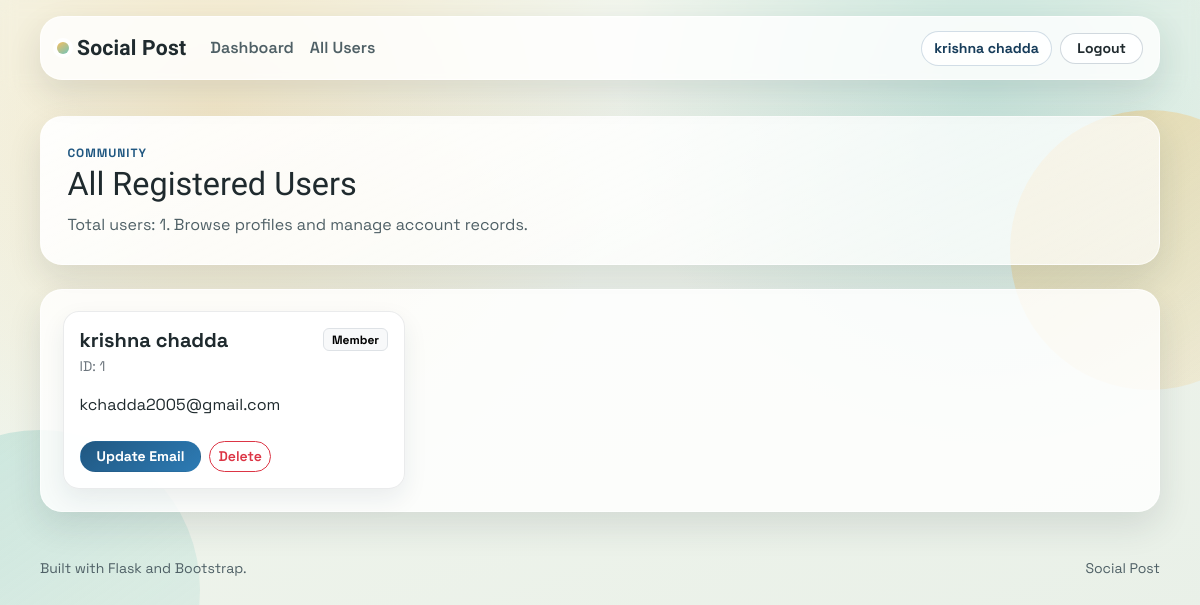
The app's page /fetch_all (signed in), older data.
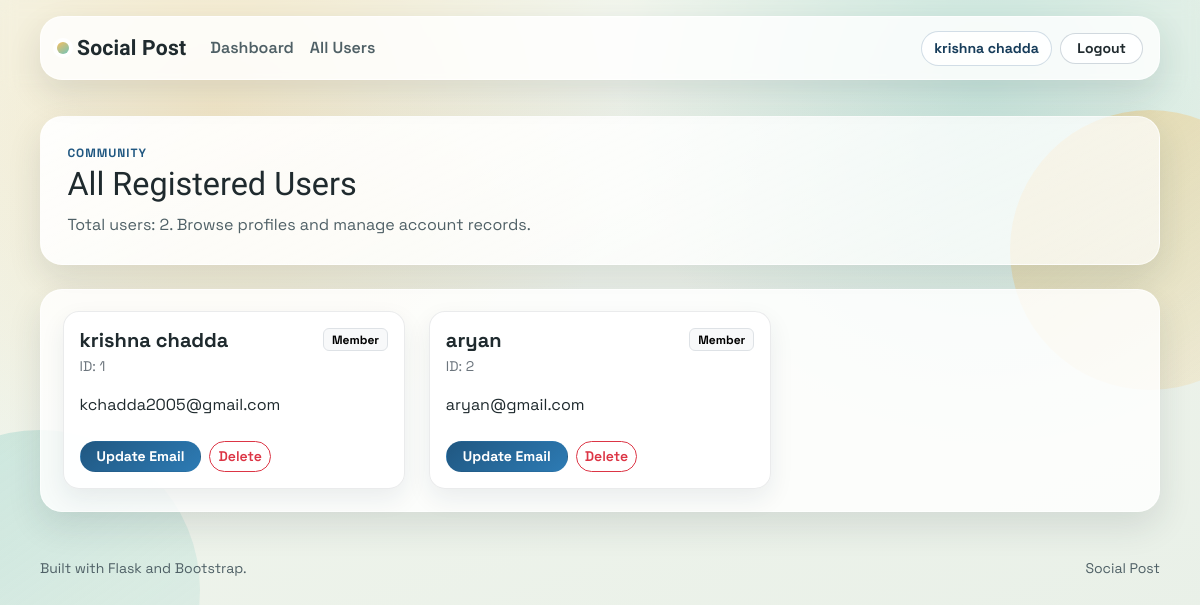
The same page, newer data.
### model/users.py (models this page shows, shortened)
class Users(db.Model, UserMixin):
    id = db.Column(db.Integer, primary_key=True)
    username = db.Column(db.String(80), nullable=False)
    email = db.Column(db.String(120), unique=True, nullable=False)
    password_hash = db.Column(db.String(128), nullable=False)

### app.py (the view)
@app.route("/fetch_all")
@login_required
def fetch_all():
    users = Users.query.all()
    for user in users:
        print("list of users#################:", user.username)
    return render_template("fetch_all_users.html", users=users)

### app.py (called while the page is built)
@loginmanager.user_loader
def load_user(user_id):
    return Users.query.get(int(user_id))

### templates/fetch_all_users.html (shortened to what this page needs)
{% extends "base.html" %}
{% block page_header %}
<section class="hero-panel mb-4">
    <p class="eyebrow">Community</p>
    <h1 class="hero-title">All Registered Users</h1>
    <p class="hero-subtitle">Total users: {{ users|length }}. Browse profiles and manage account records.</p>
</section>
{% endblock %}
{% block content %}
{% if users %}
<div class="row g-3 g-lg-4">
    {% for u in users %}
    <div class="col-12 col-md-6 col-xl-4">
        <article class="h-100 rounded-4 p-3"
            style="background: rgba(255,255,255,0.88); border: 1px solid rgba(31,42,46,0.09); box-shadow: 0 10px 24px rgba(30,50,60,0.08);">
            <div class="d-flex align-items-start justify-content-between gap-2 mb-3">
                <div>
                    <h2 class="h5 fw-bold mb-1">{{ u.username }}</h2>
                    <p class="small text-secondary mb-0">ID: {{ u.id }}</p>
                </div>
                <span class="badge text-bg-light border">Member</span>
            </div>
            <p class="mb-4 text-break">{{ u.email }}</p>
            <div class="d-flex gap-2 flex-wrap">
                <a href="{{ url_for('update_email', user_id=u.id) }}" class="btn btn-sm btn-brand">Update Email</a>
                <form method="post" action="{{ url_for('delete_account', user_id=u.id) }}" class="m-0"
                    onsubmit="return confirm('Delete account for {{ u.username }}?');">
                    <button type="submit" class="btn btn-sm btn-outline-danger rounded-pill fw-semibold">Delete</button>
                </form>
            </div>
        </article>
    </div>
    {% endfor %}
</div>
{% endif %}
{% endblock %}

### templates/base.html (shortened to what this page needs)
<!DOCTYPE html>
<html lang="en">
<head>
	<link href="https://cdn.jsdelivr.net/npm/bootstrap@5.3.3/dist/css/bootstrap.min.css" rel="stylesheet"
>
</head>
<body class="{% block body_class %}{% endblock %}">
	{% set is_logged_in = false %}
	{% set nav_user_id = none %}
	{% set nav_username = "Member" %}
	{% if current_user is defined and current_user.is_authenticated is defined and current_user.is_authenticated %}
	{% set is_logged_in = true %}
	{% set nav_user_id = current_user.id %}
	{% set nav_username = current_user.username if current_user.username is defined else current_user|string %}
	{% elif user_id is defined %}
	{% set is_logged_in = true %}
	{% set nav_user_id = user_id %}
	{% if current_user is defined %}
	{% set nav_username = current_user|string %}
	{% endif %}
	{% endif %}
	<header class="site-header">
		<nav class="navbar navbar-expand-lg main-nav site-shell">
			<a class="navbar-brand" href="{{ url_for('home') }}">
				<span class="brand-dot" aria-hidden="true"></span>
				Social Post
			</a>
			<div class="collapse navbar-collapse" id="mainNav">
				<ul class="navbar-nav me-auto mb-2 mb-lg-0">
					{% if is_logged_in and nav_user_id is not none %}
					<li class="nav-item">
						<a class="nav-link" href="{{ url_for('dashboard', user_id=nav_user_id) }}">Dashboard</a>
					</li>
					<li class="nav-item">
						<a class="nav-link" href="{{ url_for('fetch_all') }}">All Users</a>
					</li>
					{% endif %}
				</ul>
				<div class="d-flex align-items-center flex-wrap gap-2">
					{% if is_logged_in %}
					<span class="chip-user">{{ nav_username }}</span>
					<form method="post" action="{{ url_for('logout') }}" class="m-0">
						<button type="submit" class="btn btn-sm btn-logout">Logout</button>
					</form>
					{% else %}
					<a class="btn btn-sm btn-brand" href="{{ url_for('login') }}">Sign In</a>
					<a class="btn btn-sm btn-outline-secondary rounded-pill fw-semibold" href="{{ url_for('register') }}">Join</a>
					{% endif %}
				</div>
			</div>
		</nav>
	</header>
	<main class="site-shell page-enter py-3 py-lg-4">
		{% block page_header %}{% endblock %}
		<section class="content-panel">
			{% block content %}{% endblock %}
		</section>
	</main>
	<footer class="site-footer">
		<div class="site-shell footer-inner">
			<p class="small mb-0">Built with Flask and Bootstrap.</p>
			<p class="small mb-0">Social Post</p>
		</div>
	</footer>
</body>
</html>

### templates/base.html (style rules this page uses)
:root { --page-bg-a: #f4f7ee; --page-bg-b: #e7efe7; --shape-a: #f7be5f; --shape-b: #70c4bb; --ink-strong: #1f2a2e; --ink-soft: #4f6066; --card-bg: rgba(255, 255, 255, 0.82); --card-border: rgba(255, 255, 255, 0.65); --accent: #205781; --accent-strong: #173d5a; --accent-contrast: #ffffff; --shadow-soft: 0 14px 34px rgba(30, 50, 60, 0.12); --shadow-hover: 0 20px 45px rgba(30, 50, 60, 0.2); --radius-xl: 22px; --radius-lg: 16px; --radius-md: 12px; }
html, body { min-height: 100%; }
body { margin: 0; color: var(--ink-strong); font-family: "Space Grotesk", "Segoe UI", sans-serif; background: radial-gradient(circle at 18% 14%, rgba(247, 190, 95, 0.25), transparent 34%), radial-gradient(circle at 82% 10%, rgba(112, 196, 187, 0.3), transparent 30%), linear-gradient(160deg, var(--page-bg-a), var(--page-bg-b)); position: relative; overflow-x: hidden; }
body::before, body::after { content: ""; position: fixed; border-radius: 999px; filter: blur(0.5px); z-index: -1; animation: float-shape 14s ease-in-out infinite; }
body::before { width: 280px; height: 280px; right: -90px; top: 110px; background: linear-gradient(145deg, rgba(247, 190, 95, 0.4), rgba(247, 190, 95, 0.12)); }
body::after { width: 320px; height: 320px; left: -120px; bottom: 50px; background: linear-gradient(145deg, rgba(112, 196, 187, 0.3), rgba(112, 196, 187, 0.08)); animation-delay: 2s; }
.site-shell { width: min(1120px, calc(100% - 2rem)); margin: 0 auto; }
.site-header { padding: 1rem 0 0.75rem; position: sticky; top: 0; z-index: 1000; backdrop-filter: blur(8px); }
.main-nav { border: 1px solid var(--card-border); border-radius: var(--radius-xl); background: var(--card-bg); box-shadow: var(--shadow-soft); padding: 0.65rem 1rem; }
.navbar-brand { font-family: "Bricolage Grotesque", "Segoe UI", sans-serif; font-size: 1.32rem; font-weight: 700; display: inline-flex; align-items: center; gap: 0.5rem; color: var(--ink-strong); letter-spacing: 0.2px; }
.brand-dot { width: 12px; height: 12px; border-radius: 50%; background: linear-gradient(145deg, var(--shape-a), var(--shape-b)); box-shadow: 0 0 0 4px rgba(255, 255, 255, 0.9); }
.main-nav .nav-link { color: var(--ink-soft); font-weight: 600; border-radius: 999px; padding: 0.4rem 0.85rem; transition: all 0.2s ease; }
.chip-user { display: inline-flex; align-items: center; border: 1px solid rgba(32, 87, 129, 0.2); background: rgba(255, 255, 255, 0.84); color: var(--accent-strong); border-radius: 999px; padding: 0.36rem 0.78rem; font-size: 0.88rem; font-weight: 700; }
.btn-brand, .btn-logout { border-radius: 999px; font-weight: 700; padding-inline: 1rem; }
.btn-brand { background: linear-gradient(140deg, var(--accent), #2d7bb4); border-color: transparent; color: var(--accent-contrast); }
.btn-logout { border: 1px solid rgba(28, 61, 92, 0.2); background: rgba(255, 255, 255, 0.84); color: var(--ink-strong); }
.hero-panel { border: 1px solid var(--card-border); border-radius: var(--radius-xl); background: linear-gradient(155deg, rgba(255, 255, 255, 0.92), rgba(255, 255, 255, 0.64)); box-shadow: var(--shadow-soft); padding: clamp(1.2rem, 2.2vw, 2rem); }
.eyebrow { margin: 0 0 0.35rem; text-transform: uppercase; letter-spacing: 0.08em; color: var(--accent); font-size: 0.75rem; font-weight: 700; }
.hero-title { margin: 0; font-family: "Bricolage Grotesque", "Segoe UI", sans-serif; font-size: clamp(1.45rem, 2.7vw, 2.3rem); line-height: 1.1; }
.hero-subtitle { margin: 0.65rem 0 0; color: var(--ink-soft); max-width: 65ch; }
.content-panel { border: 1px solid var(--card-border); border-radius: var(--radius-xl); background: var(--card-bg); box-shadow: var(--shadow-soft); padding: clamp(1rem, 1.8vw, 1.6rem); transition: transform 0.2s ease, box-shadow 0.2s ease; }
.page-enter { animation: fade-up 0.55s ease; }
.site-footer { padding: 1.4rem 0 2.1rem; color: var(--ink-soft); }
.footer-inner { display: flex; justify-content: space-between; gap: 0.6rem; align-items: center; }

Row changes from the older to the newer data that the page shows:
added Users: username "aryan", id "2", email "aryan@gmail.com"
Text that changed along with them:
{{ users|length }}: "1" → "2"
